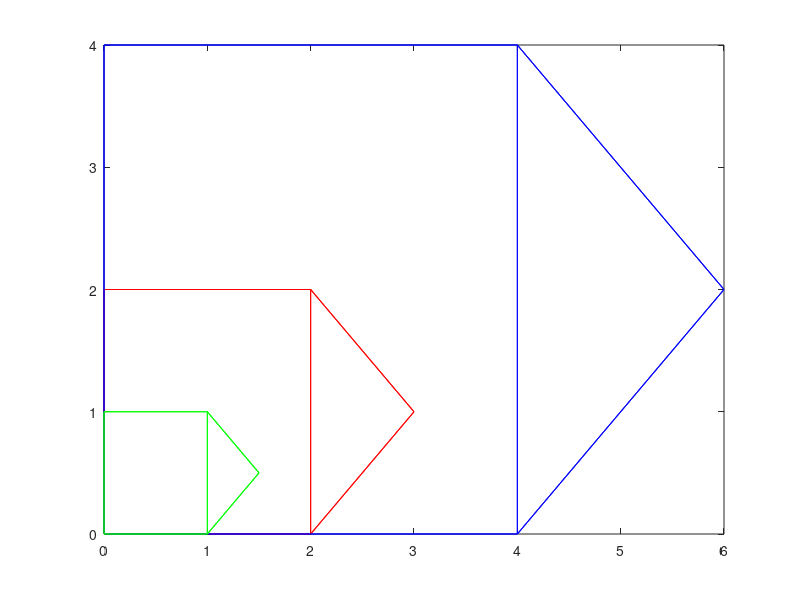

MATLAB code for this plot:
P = [3, 1;2, 0;0, 0;0, 2;2, 2];
C = [1 1 0 0 1;1 1 1 0 1;0 1 1 1 0;0 0 1 1 1;1 1 0 1 1];
gplot(C, P, '-r'); hold on;

T9 = [2, 0;0, 2];
T10 = [1/2, 0;0, 1/2];

P9 = (T9*P')';
P10 = (T10*P')';

gplot(C, P9, '-b'); hold on;
gplot(C, P10, '-g'); hold on;